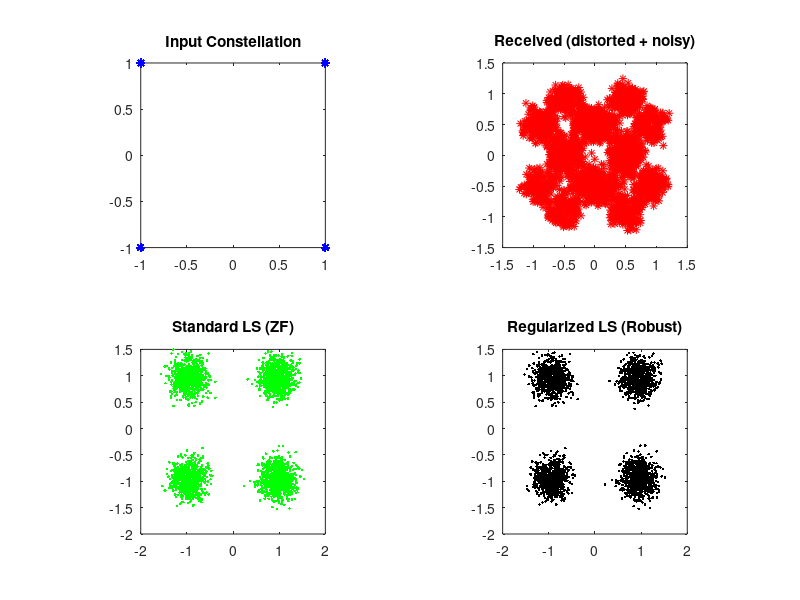
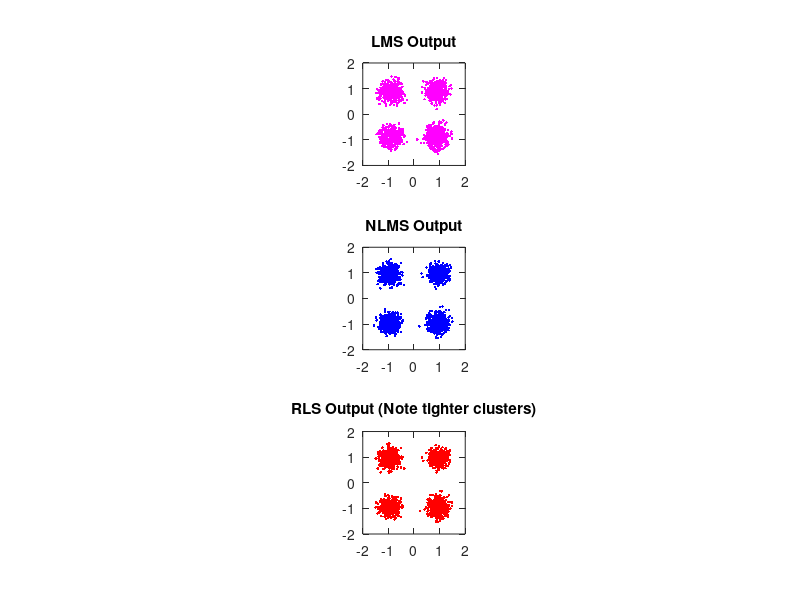
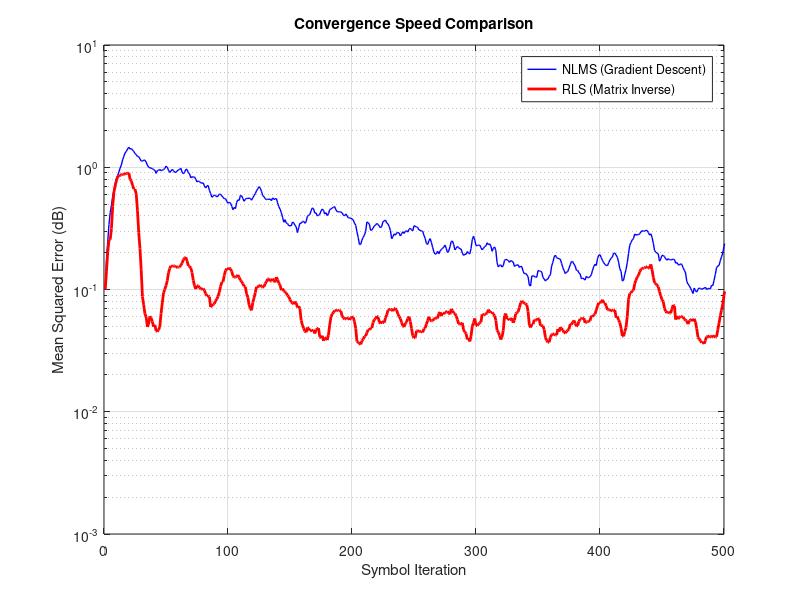

The MATLAB source for these figures, in order:
% lab21_ex_equ_mse_nlms_robust_with_RLS.m
% Robust Channel Estimation and Equalization
% Methods: ZF, Regularized LS, LMS, NLMS, and **RLS**

% pkg load communications % Remove if using MATLAB
clear all; close all; clc;

% --- Parameters ---
N = 3000;    % Number of symbols
L = 1000;    % Training length for block equalizers
M = 10;      % Equalizer filter length                   
mi_nlms = 0.1;   % NLMS step size
mi_lms  = 0.005; % LMS step size 
delta   = 5.0;   % Damping factor for Regularized LS

% --- 1. Transmitter ---
x0 = (2*round(rand(1,N))-1) + j*(2*round(rand(1,N))-1); 
figure(1); subplot(2,2,1); plot(x0,'b*'); title('Input Constellation'); axis square;

% --- 2. Channel ---
h = [0.5; 0.2+0.2j; 0.1-0.05j; zeros(2,1); 0.05]; 
y_clean = conv(x0, h);

% --- 3. Receiver ---
y = awgn(y_clean, 20, 'measured'); 
subplot(2,2,2); plot(y,'r*'); title('Received (distorted + noisy)'); axis square;

% Prepare Data Matrices for Block Methods
V = toeplitz(y(M:L), y(M:-1:1));
u = x0(M:L).';

% --- METHOD A: Least Squares ---
g_zf = inv(V'*V) * V' * u; 
xest_zf = conv(y, g_zf.');

% --- METHOD B: Regularized LS ---
g_reg = inv(V'*V + delta * eye(M)) * V' * u;
xest_reg = conv(y, g_reg.');

subplot(2,2,3); plot(xest_zf(M:N), 'g.'); title('Standard LS (ZF)'); axis square;
subplot(2,2,4); plot(xest_reg(M:N), 'k.'); title('Regularized LS (Robust)'); axis square;

err_zf  = sum(abs(round(x0(M:N)) - round(xest_zf(M:N))) > 0.1);
err_reg = sum(abs(round(x0(M:N)) - round(xest_reg(M:N))) > 0.1);
fprintf('Bit Errors (Standard LS): %d\n', err_zf);
fprintf('Bit Errors (Regularized): %d\n', err_reg);
pause(0.1); 

% ==================================================================
% METHOD C: Adaptive Filters (LMS, NLMS, and RLS)
% ==================================================================
figure(2);

% Initialize Buffers
by = zeros(M,1);
xest_lms = zeros(1,N);
xest_nlms = zeros(1,N);
xest_rls  = zeros(1,N); % Output buffer for RLS

% Initialize Weights
g_lms = zeros(M,1);
g_nlms = zeros(M,1);
g_rls  = zeros(M,1);    % RLS Weights

% --- RLS Specific Parameters ---
P = 100 * eye(M);       % Inverse Correlation Matrix (Start large)
lambda = 0.99;          % Forgetting factor (0.98 to 1.0)

% Error history for convergence plot
mse_curve_nlms = zeros(1,N);
mse_curve_rls  = zeros(1,N);

for n = 1 : N
   by = [y(n); by(1:M-1)];  % Shift buffer
   
   % --- 1. Standard LMS ---
   y_out_lms = sum(by .* conj(g_lms));
   e_lms = x0(n) - y_out_lms;
   g_lms = g_lms + mi_lms * conj(e_lms) * by; 
   xest_lms(n) = y_out_lms;
   
   % --- 2. NLMS (Normalized) ---
   y_out_nlms = sum(by .* conj(g_nlms));
   e_nlms = x0(n) - y_out_nlms;
   energy = (by' * by) + 1e-5; 
   g_nlms = g_nlms + mi_nlms * conj(e_nlms) * by / energy; 
   xest_nlms(n) = y_out_nlms;
   
   mse_curve_nlms(n) = abs(e_nlms)^2; % Save error for plot

   % --- 3. RLS (Recursive Least Squares) [NEW PART] ---
   % A. Filter Operation
   y_out_rls = sum(by .* conj(g_rls));
   e_rls = x0(n) - y_out_rls;
   xest_rls(n) = y_out_rls;
   
   mse_curve_rls(n) = abs(e_rls)^2; % Save error for plot
   
   % B. Calculate Gain Vector (k)
   % This "whitens" the input using the P matrix history
   Pi = P * by;
   k = Pi / (lambda + by' * Pi);
   
   % C. Update Weights
   g_rls = g_rls + k * conj(e_rls);
   
   % D. Update Inverse Correlation Matrix P
   P = (P - k * by' * P) / lambda;
   
end

% Plotting Adaptive Results
subplot(3,1,1); plot(xest_lms(N/2:end), 'm.'); 
title('LMS Output'); axis([-2 2 -2 2]); axis square;

subplot(3,1,2); plot(xest_nlms(N/2:end), 'b.'); 
title('NLMS Output'); axis([-2 2 -2 2]); axis square;

subplot(3,1,3); plot(xest_rls(N/2:end), 'r.'); 
title('RLS Output (Note tighter clusters)'); axis([-2 2 -2 2]); axis square;

% Calculate final errors
err_lms = sum(round(x0(N/2:end)) ~= round(xest_lms(N/2:end)));
err_nlms = sum(round(x0(N/2:end)) ~= round(xest_nlms(N/2:end)));
err_rls = sum(round(x0(N/2:end)) ~= round(xest_rls(N/2:end)));

fprintf('Errors LMS:  %d\n', err_lms);
fprintf('Errors NLMS: %d\n', err_nlms);
fprintf('Errors RLS:  %d  <-- Should be lowest/similar to NLMS but faster\n', err_rls);

% ==================================================================
% NEW: Convergence Speed Comparison Plot
% ==================================================================
figure(3);
% Smooth the error curve to make it readable
window = 20; 
smooth_nlms = filter(ones(1,window)/window, 1, mse_curve_nlms);
smooth_rls  = filter(ones(1,window)/window, 1, mse_curve_rls);

semilogy(smooth_nlms, 'b', 'LineWidth', 1); hold on;
semilogy(smooth_rls, 'r', 'LineWidth', 2);
grid on;
legend('NLMS (Gradient Descent)', 'RLS (Matrix Inverse)');
title('Convergence Speed Comparison');
xlabel('Symbol Iteration'); ylabel('Mean Squared Error (dB)');
axis([0 500 10^-3 10^1]); % Zoom in on the first 500 symbols

fprintf('\nObserve Figure 3: RLS (Red) drops to the noise floor much faster than NLMS (Blue).\n');